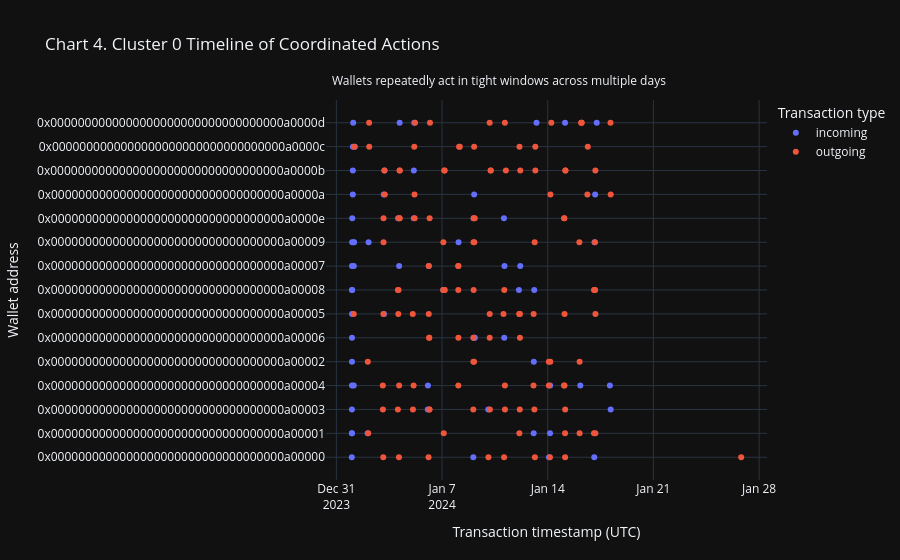

Here is the notebook cell this chart was saved with:
### Code cell
cluster_tx = tx[tx['address'].isin(cluster_addresses)].copy()
cluster_tx['datetime'] = pd.to_datetime(cluster_tx['timestamp'], unit='s', utc=True)

cluster_tx['tx_type'] = np.select(
    [
        cluster_tx['from_addr'] == cluster_tx['address'],
        cluster_tx['to_addr'] == cluster_tx['address'],
    ],
    ['outgoing', 'incoming'],
    default='other',
)

fig4 = px.scatter(
    cluster_tx.sort_values('datetime'),
    x='datetime',
    y='address',
    color='tx_type',
    title=f'Chart 4. Cluster {largest_cluster} Timeline of Coordinated Actions',
    labels={
        'datetime': 'Transaction timestamp (UTC)',
        'address': 'Wallet address',
        'tx_type': 'Transaction type',
    },
    template='plotly_dark',
)
fig4.add_annotation(
    text='Wallets repeatedly act in tight windows across multiple days',
    x=0.01,
    y=1.08,
    xref='paper',
    yref='paper',
    showarrow=False,
)
fig4.show()
